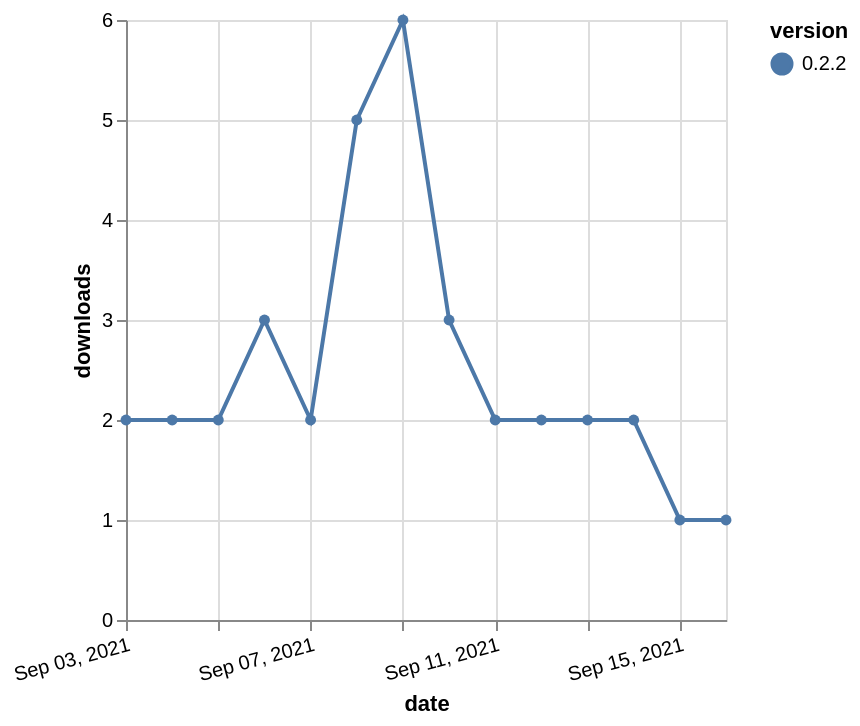

Write the Vega-Lite specification saved for this chart.
### Vega-Lite specification from a JSON file in a GitHub repository (floating-point values rounded to 4 significant figures)
{"$schema": "https://vega.github.io/schema/vega-lite/v5.json", "description": "A simple bar chart with embedded data.", "data": {"values": [{"date": "2021-09-03", "total": 2985, "delta": 2, "version": "0.2.2"}, {"date": "2021-09-04", "total": 2987, "delta": 2, "version": "0.2.2"}, {"date": "2021-09-05", "total": 2989, "delta": 2, "version": "0.2.2"}, {"date": "2021-09-06", "total": 2992, "delta": 3, "version": "0.2.2"}, {"date": "2021-09-07", "total": 2994, "delta": 2, "version": "0.2.2"}, {"date": "2021-09-08", "total": 2999, "delta": 5, "version": "0.2.2"}, {"date": "2021-09-09", "total": 3005, "delta": 6, "version": "0.2.2"}, {"date": "2021-09-10", "total": 3008, "delta": 3, "version": "0.2.2"}, {"date": "2021-09-11", "total": 3010, "delta": 2, "version": "0.2.2"}, {"date": "2021-09-12", "total": 3012, "delta": 2, "version": "0.2.2"}, {"date": "2021-09-13", "total": 3014, "delta": 2, "version": "0.2.2"}, {"date": "2021-09-14", "total": 3016, "delta": 2, "version": "0.2.2"}, {"date": "2021-09-15", "total": 3017, "delta": 1, "version": "0.2.2"}, {"date": "2021-09-16", "total": 3018, "delta": 1, "version": "0.2.2"}]}, "width": "container", "mark": {"type": "line", "point": {"filled": true}}, "encoding": {"x": {"field": "date", "type": "temporal", "timeUnit": "yearmonthdate", "title": "date", "axis": {"labelAngle": -15}}, "y": {"field": "delta", "type": "quantitative", "title": "downloads"}, "color": {"field": "version", "type": "nominal"}, "tooltip": {"field": "delta"}}}
